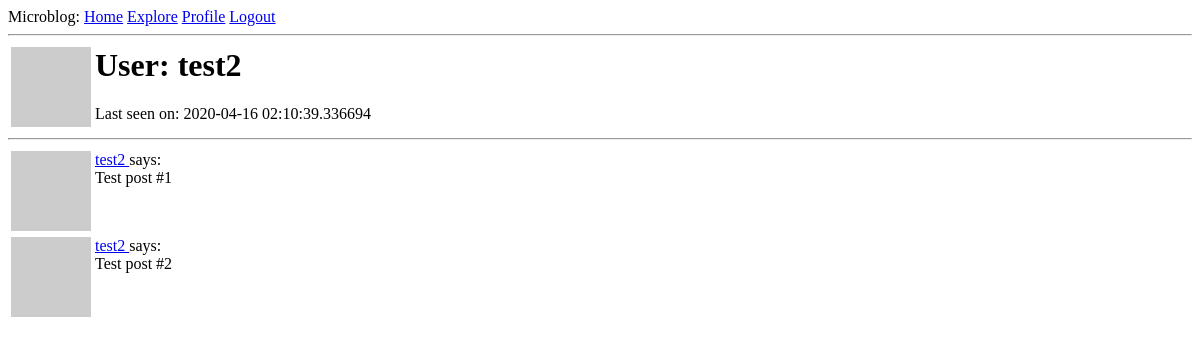
The app's page /user/test2 (signed in), older data.
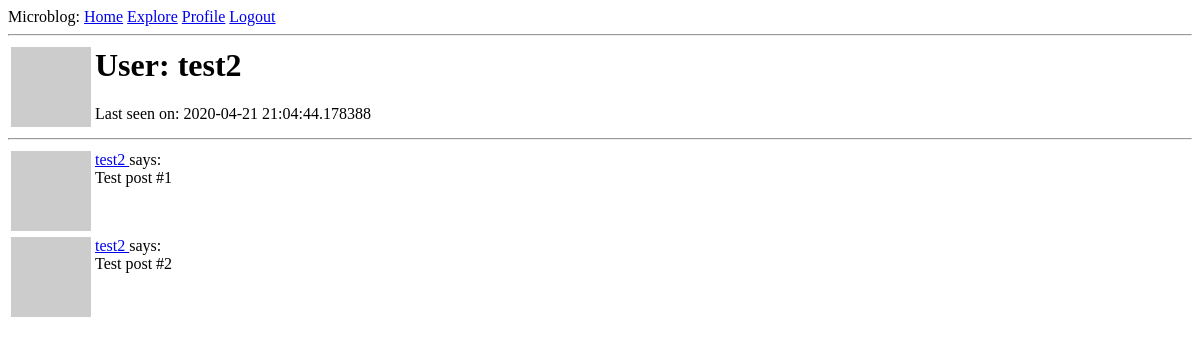
The same page, newer data.
### app/models.py (models this page shows, shortened)
class User(UserMixin,db.Model):
    id = db.Column(db.Integer, primary_key=True)
    username = db.Column(db.String(64), index=True, unique=True)
    email = db.Column(db.String(120), index=True, unique=True)
    password_hash = db.Column(db.String(128))
    rights = db.Column(db.String(64))
    posts = db.relationship('Post', backref='author', lazy='dynamic')
    about_me = db.Column(db.String(140))
    last_seen = db.Column(db.DateTime, default=datetime.utcnow)
    def avatar(self, size):
        digest = md5(self.email.lower().encode('utf-8')).hexdigest()
        return 'https://www.gravatar.com/avatar/{}?d=identicon&s={}'.format(digest, size)

### app/routes.py (the view)
@app.route('/user/<username>')
@login_required
def user(username):
    user = User.query.filter_by(username=username).first_or_404()
    posts = [
        {'author': user, 'body': 'Test post #1'},
        {'author': user, 'body': 'Test post #2'}
    ]
    return render_template('user.html', user=user, posts=posts)

### app/models.py (called while the page is built)
@login.user_loader
def load_user(id):
    return User.query.get(int(id))

### app/routes.py (called while the page is built)
@app.before_request
def before_request():
    if current_user.is_authenticated:
        current_user.last_seen = datetime.utcnow()
        db.session.commit()

### app/templates/user.html (shortened to what this page needs)
{% extends "base.html" %}
{% block content %}
     <table>
        <tr valign="top">
            <td><img src="{{ user.avatar(128) }}"></td>
            <td>
		<h1>User: {{ user.username }}</h1>
                {% if user.last_seen %}<p>Last seen on: {{ user.last_seen }}</p>{% endif %}
	    </td>
        </tr>
    </table>
    <hr>
    {% for post in posts %}
        {% include '_post.html' %}
    {% endfor %}
{% endblock %}

### app/templates/base.html (shortened to what this page needs)
{% autoescape false %}
<html>
    <head>
    </head>
    <body>
    <div>
      Microblog:
      <a href="{{ url_for('index') }}">Home</a>
      {% if current_user.is_anonymous %}
      <a href="{{ url_for('login') }}">Login</a>
      {% else %}
      <a href="{{ url_for('explore') }}">Explore</a>
      <a href="{{ url_for('user', username=current_user.username) }}">Profile</a>
      <a href="{{ url_for('logout') }}">Logout</a>
      {% endif %}
    </div>
        <hr>
        {% block content %}{% endblock %}
    </body>
</html>
{% endautoescape %}

### app/templates/_post.html
    <table>
        <tr valign="top">
            <td><img src="{{ post.author.avatar(36) }}"></td>
            <td>
                <a href="{{ url_for('user', username=post.author.username) }}">
                    {{ post.author.username }}
                </a>
                says:<br>{{ post.body }}
            </td>
        </tr>
    </table>

Row changes from the older to the newer data that the page shows:
changed User "test2": last_seen "2020-04-16 02:10:39.336694" → "2020-04-21 21:04:44.178388"
